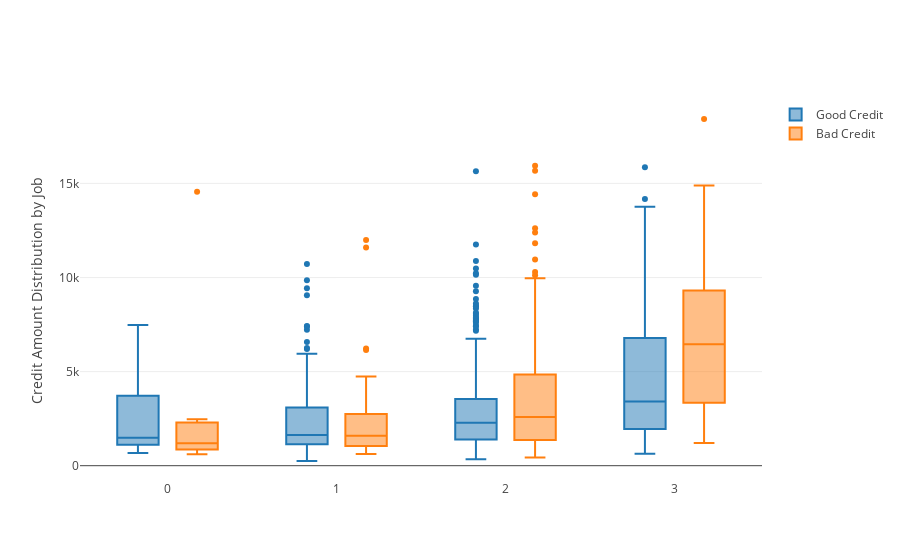

Write notebook code for a chart like this one.
### Code cell
trace0 = go.Box(
    x=df_good["Job"],
    y=df_good["Credit amount"],
    name='Good Credit'
)

trace1 = go.Box(
    x=df_bad['Job'],
    y=df_bad['Credit amount'],
    name='Bad Credit'
)
    
data = [trace0, trace1]

layout = go.Layout(
    yaxis=dict(
        title='Credit Amount Distribution by Job'
    ),
    boxmode='group'
)
fig = go.Figure(data=data, layout=layout)

py.iplot(fig, filename='box-age-cat')

### Figure 1 — Plotly figure (JSON) as saved in the notebook; plotly's stock layout.template omitted (floating-point values rounded to 4 significant figures; data arrays with more than 128 entries replaced by an {"elided": "..."} marker saying what was removed)
{"data": [{"name": "Good Credit", "type": "box", "uid": "71c2cca5-5f37-4e61-929d-ebb777626bf8", "x": {"elided": "700 int values"}, "y": {"elided": "700 int values"}}, {"name": "Bad Credit", "type": "box", "uid": "c84558e3-5601-4dd5-8759-85304f335e92", "x": {"elided": "300 int values"}, "y": {"elided": "300 int values"}}], "layout": {"boxmode": "group", "yaxis": {"title": {"text": "Credit Amount Distribution by Job"}}}}
